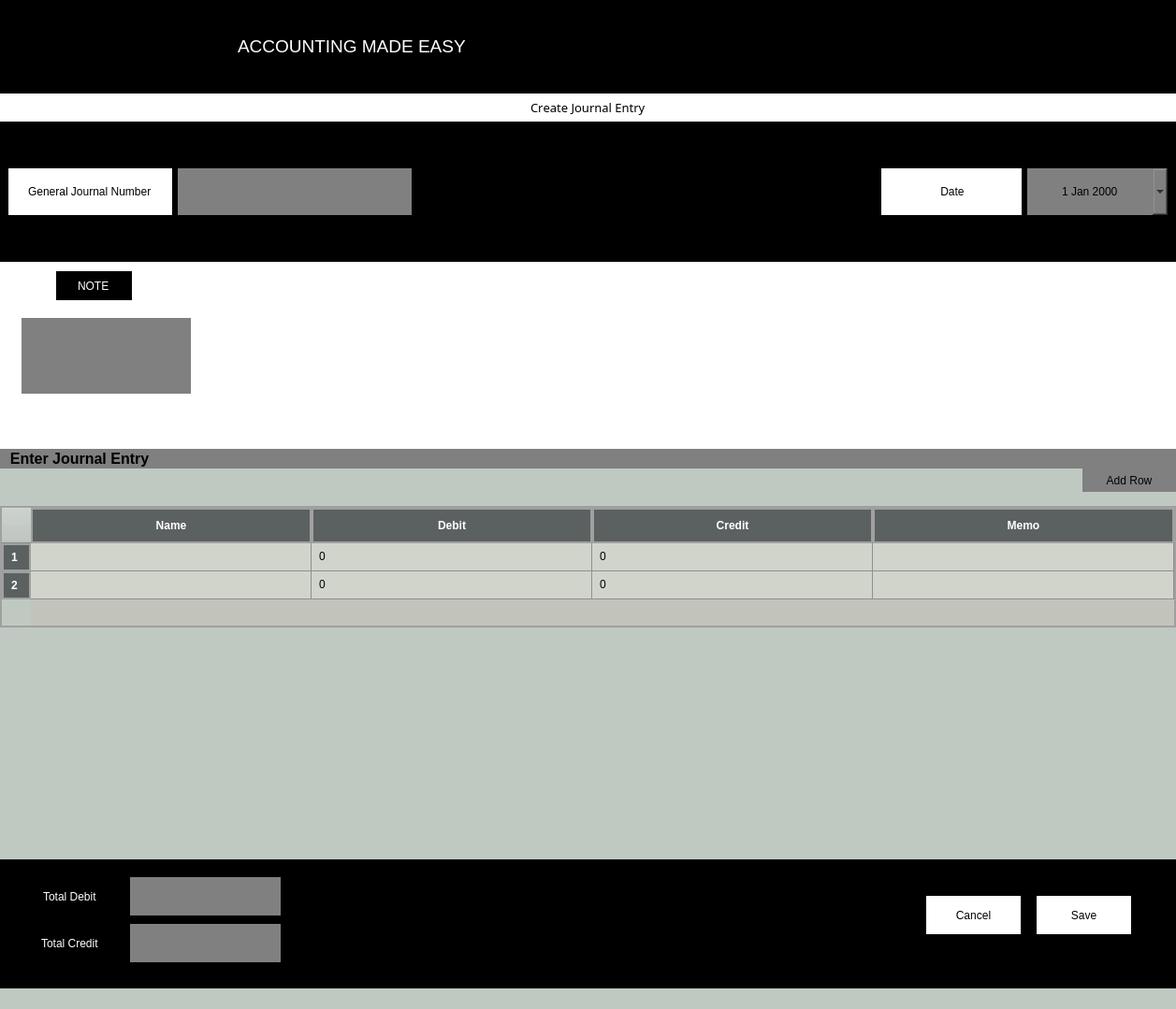
<?xml version="1.0" encoding="UTF-8"?>
<ui version="4.0">
 <class>CreateJournal</class>
 <widget class="QMainWindow" name="CreateJournal">
  <property name="geometry">
   <rect>
    <x>0</x>
    <y>0</y>
    <width>1257</width>
    <height>1079</height>
   </rect>
  </property>
  <property name="windowTitle">
   <string>MainWindow</string>
  </property>
  <property name="styleSheet">
   <string notr="true">background-color:rgb(191,201,194);
border:none;
</string>
  </property>
  <widget class="QWidget" name="centralwidget">
   <layout class="QVBoxLayout" name="verticalLayout">
    <property name="spacing">
     <number>0</number>
    </property>
    <property name="leftMargin">
     <number>0</number>
    </property>
    <property name="topMargin">
     <number>0</number>
    </property>
    <property name="rightMargin">
     <number>0</number>
    </property>
    <property name="bottomMargin">
     <number>0</number>
    </property>
    <item>
     <widget class="QStackedWidget" name="UpperLogoBar">
      <property name="minimumSize">
       <size>
        <width>0</width>
        <height>100</height>
       </size>
      </property>
      <property name="maximumSize">
       <size>
        <width>16777215</width>
        <height>100</height>
       </size>
      </property>
      <property name="styleSheet">
       <string notr="true">background-color:black;</string>
      </property>
      <property name="frameShape">
       <enum>QFrame::StyledPanel</enum>
      </property>
      <property name="frameShadow">
       <enum>QFrame::Raised</enum>
      </property>
      <widget class="QWidget" name="LogoStack">
       <property name="minimumSize">
        <size>
         <width>0</width>
         <height>100</height>
        </size>
       </property>
       <property name="maximumSize">
        <size>
         <width>16777215</width>
         <height>100</height>
        </size>
       </property>
       <widget class="QTextEdit" name="Motto">
        <property name="geometry">
         <rect>
          <x>250</x>
          <y>20</y>
          <width>914</width>
          <height>80</height>
         </rect>
        </property>
        <property name="cursor" stdset="0">
         <cursorShape>IBeamCursor</cursorShape>
        </property>
        <property name="styleSheet">
         <string notr="true">margin-bottom:3px;
color:white;</string>
        </property>
        <property name="readOnly">
         <bool>true</bool>
        </property>
        <property name="html">
         <string>&lt;!DOCTYPE HTML PUBLIC &quot;-//W3C//DTD HTML 4.0//EN&quot; &quot;http://www.w3.org/TR/REC-html40/strict.dtd&quot;&gt;
&lt;html&gt;&lt;head&gt;&lt;meta name=&quot;qrichtext&quot; content=&quot;1&quot; /&gt;&lt;meta charset=&quot;utf-8&quot; /&gt;&lt;style type=&quot;text/css&quot;&gt;
p, li { white-space: pre-wrap; }
hr { height: 1px; border-width: 0; }
li.unchecked::marker { content: &quot;\2610&quot;; }
li.checked::marker { content: &quot;\2612&quot;; }
&lt;/style&gt;&lt;/head&gt;&lt;body style=&quot; font-family:'Segoe UI'; font-size:9pt; font-weight:400; font-style:normal;&quot;&gt;
&lt;p style=&quot;-qt-paragraph-type:empty; margin-top:0px; margin-bottom:0px; margin-left:0px; margin-right:0px; -qt-block-indent:0; text-indent:0px; font-family:'Sans Serif';&quot;&gt;&lt;br /&gt;&lt;/p&gt;
&lt;p style=&quot; margin-top:0px; margin-bottom:0px; margin-left:0px; margin-right:0px; -qt-block-indent:0; text-indent:0px;&quot;&gt;&lt;span style=&quot; font-family:'Sans Serif'; font-size:14pt;&quot;&gt;ACCOUNTING MADE EASY&lt;/span&gt;&lt;/p&gt;&lt;/body&gt;&lt;/html&gt;</string>
        </property>
       </widget>
       <widget class="QPushButton" name="pushButton_3">
        <property name="geometry">
         <rect>
          <x>0</x>
          <y>10</y>
          <width>300</width>
          <height>100</height>
         </rect>
        </property>
        <property name="minimumSize">
         <size>
          <width>300</width>
          <height>100</height>
         </size>
        </property>
        <property name="cursor">
         <cursorShape>PointingHandCursor</cursorShape>
        </property>
        <property name="text">
         <string>PushButton</string>
        </property>
        <property name="icon">
         <iconset>
          <activeon>:/images/AppLogo.png</activeon>
         </iconset>
        </property>
        <property name="iconSize">
         <size>
          <width>300</width>
          <height>100</height>
         </size>
        </property>
       </widget>
       <zorder>pushButton_3</zorder>
       <zorder>Motto</zorder>
      </widget>
     </widget>
    </item>
    <item>
     <widget class="QLineEdit" name="lineEdit">
      <property name="minimumSize">
       <size>
        <width>700</width>
        <height>30</height>
       </size>
      </property>
      <property name="font">
       <font>
        <family>Segoe UI Black</family>
        <pointsize>10</pointsize>
        <italic>false</italic>
        <kerning>false</kerning>
       </font>
      </property>
      <property name="styleSheet">
       <string notr="true">background-color:white;
color:black;

font: 900 10pt &quot;Segoe UI Black&quot;;
</string>
      </property>
      <property name="text">
       <string>Create Journal Entry</string>
      </property>
      <property name="alignment">
       <set>Qt::AlignCenter</set>
      </property>
     </widget>
    </item>
    <item>
     <widget class="QFrame" name="frame">
      <property name="minimumSize">
       <size>
        <width>600</width>
        <height>150</height>
       </size>
      </property>
      <property name="styleSheet">
       <string notr="true">background-color:black;


</string>
      </property>
      <property name="frameShape">
       <enum>QFrame::StyledPanel</enum>
      </property>
      <property name="frameShadow">
       <enum>QFrame::Raised</enum>
      </property>
      <layout class="QHBoxLayout" name="horizontalLayout">
       <item>
        <widget class="QLineEdit" name="lineEdit_2">
         <property name="minimumSize">
          <size>
           <width>100</width>
           <height>50</height>
          </size>
         </property>
         <property name="maximumSize">
          <size>
           <width>175</width>
           <height>16777215</height>
          </size>
         </property>
         <property name="styleSheet">
          <string notr="true">background-color:white;
color:black;
font: 900 9pt &quot;Segoe UI Black&quot;;</string>
         </property>
         <property name="text">
          <string>General Journal Number</string>
         </property>
         <property name="alignment">
          <set>Qt::AlignCenter</set>
         </property>
        </widget>
       </item>
       <item>
        <widget class="QLineEdit" name="ReadJournalNo">
         <property name="minimumSize">
          <size>
           <width>150</width>
           <height>50</height>
          </size>
         </property>
         <property name="maximumSize">
          <size>
           <width>250</width>
           <height>16777215</height>
          </size>
         </property>
         <property name="styleSheet">
          <string notr="true">background-color:gray;
color:black;
font: 900 9pt &quot;Segoe UI Black&quot;;</string>
         </property>
        </widget>
       </item>
       <item>
        <spacer name="horizontalSpacer">
         <property name="orientation">
          <enum>Qt::Horizontal</enum>
         </property>
         <property name="sizeHint" stdset="0">
          <size>
           <width>40</width>
           <height>20</height>
          </size>
         </property>
        </spacer>
       </item>
       <item>
        <widget class="QLineEdit" name="lineEdit_4">
         <property name="minimumSize">
          <size>
           <width>150</width>
           <height>50</height>
          </size>
         </property>
         <property name="maximumSize">
          <size>
           <width>150</width>
           <height>16777215</height>
          </size>
         </property>
         <property name="styleSheet">
          <string notr="true">background-color:white;
color:black;
font: 900 9pt &quot;Segoe UI Black&quot;;</string>
         </property>
         <property name="text">
          <string> Date</string>
         </property>
         <property name="alignment">
          <set>Qt::AlignCenter</set>
         </property>
        </widget>
       </item>
       <item>
        <widget class="QDateEdit" name="ReadDate">
         <property name="minimumSize">
          <size>
           <width>150</width>
           <height>50</height>
          </size>
         </property>
         <property name="maximumSize">
          <size>
           <width>150</width>
           <height>16777215</height>
          </size>
         </property>
         <property name="styleSheet">
          <string notr="true">background-color:gray;
color:black;
font: 900 9pt &quot;Segoe UI Black&quot;;</string>
         </property>
         <property name="wrapping">
          <bool>false</bool>
         </property>
         <property name="alignment">
          <set>Qt::AlignCenter</set>
         </property>
         <property name="calendarPopup">
          <bool>true</bool>
         </property>
        </widget>
       </item>
      </layout>
     </widget>
    </item>
    <item>
     <widget class="QFrame" name="frame_2">
      <property name="minimumSize">
       <size>
        <width>500</width>
        <height>200</height>
       </size>
      </property>
      <property name="styleSheet">
       <string notr="true">background-color:white;



</string>
      </property>
      <property name="frameShape">
       <enum>QFrame::StyledPanel</enum>
      </property>
      <property name="frameShadow">
       <enum>QFrame::Raised</enum>
      </property>
      <widget class="QLineEdit" name="lineEdit_6">
       <property name="geometry">
        <rect>
         <x>60</x>
         <y>10</y>
         <width>81</width>
         <height>31</height>
        </rect>
       </property>
       <property name="styleSheet">
        <string notr="true">background-color:black;
color:white;
font: 900 9pt &quot;Segoe UI Black&quot;;</string>
       </property>
       <property name="text">
        <string>NOTE</string>
       </property>
       <property name="alignment">
        <set>Qt::AlignCenter</set>
       </property>
      </widget>
      <widget class="QTextEdit" name="ReadDescription">
       <property name="geometry">
        <rect>
         <x>23</x>
         <y>60</y>
         <width>181</width>
         <height>81</height>
        </rect>
       </property>
       <property name="font">
        <font>
         <family>Arial Black</family>
         <pointsize>13</pointsize>
        </font>
       </property>
       <property name="styleSheet">
        <string notr="true">background-color:gray;
color:black;</string>
       </property>
       <property name="html">
        <string>&lt;!DOCTYPE HTML PUBLIC &quot;-//W3C//DTD HTML 4.0//EN&quot; &quot;http://www.w3.org/TR/REC-html40/strict.dtd&quot;&gt;
&lt;html&gt;&lt;head&gt;&lt;meta name=&quot;qrichtext&quot; content=&quot;1&quot; /&gt;&lt;meta charset=&quot;utf-8&quot; /&gt;&lt;style type=&quot;text/css&quot;&gt;
p, li { white-space: pre-wrap; }
hr { height: 1px; border-width: 0; }
li.unchecked::marker { content: &quot;\2610&quot;; }
li.checked::marker { content: &quot;\2612&quot;; }
&lt;/style&gt;&lt;/head&gt;&lt;body style=&quot; font-family:'Arial Black'; font-size:13pt; font-weight:400; font-style:normal;&quot;&gt;
&lt;p style=&quot;-qt-paragraph-type:empty; margin-top:0px; margin-bottom:0px; margin-left:0px; margin-right:0px; -qt-block-indent:0; text-indent:0px;&quot;&gt;&lt;br /&gt;&lt;/p&gt;&lt;/body&gt;&lt;/html&gt;</string>
       </property>
      </widget>
     </widget>
    </item>
    <item>
     <widget class="QLineEdit" name="lineEdit_12">
      <property name="font">
       <font>
        <pointsize>12</pointsize>
        <bold>true</bold>
       </font>
      </property>
      <property name="styleSheet">
       <string notr="true">background-color:grey;
</string>
      </property>
      <property name="text">
       <string>  Enter Journal Entry</string>
      </property>
      <property name="alignment">
       <set>Qt::AlignLeading|Qt::AlignLeft|Qt::AlignVCenter</set>
      </property>
     </widget>
    </item>
    <item alignment="Qt::AlignRight">
     <widget class="QPushButton" name="AddRow">
      <property name="minimumSize">
       <size>
        <width>100</width>
        <height>25</height>
       </size>
      </property>
      <property name="styleSheet">
       <string notr="true">background-color:gray;
color:black;</string>
      </property>
      <property name="text">
       <string>Add Row</string>
      </property>
     </widget>
    </item>
    <item>
     <widget class="QTableWidget" name="JournalTable">
      <property name="minimumSize">
       <size>
        <width>0</width>
        <height>130</height>
       </size>
      </property>
      <property name="maximumSize">
       <size>
        <width>16777215</width>
        <height>100</height>
       </size>
      </property>
      <property name="styleSheet">
       <string notr="true">QTableWidget {
    background-color: rgb(194,196,188);     /* Background color of the table */
    gridline-color: #8F8F8F;        /* Gridline color */
    border: 2px solid #A0A0A0;      /* Border around the table */
}

QHeaderView::section {
    background-color: rgb(91,97,97); 
color:white;     /* Header background color */
    padding: 8px;                   /* Header padding */
    font-weight: bold;              /* Header font */
    border: 2px solid #A0A0A0;      /* Border around headers */
}

QTableWidget::item {
    padding: 5px;                   /* Padding for cells */
    background-color: rgb(209,212,203);      /* Default background color for cells */
}

QTableWidget::item:alternate {
    background-color: rgb(233,245,201);      /* Alternating row color */
}

QTableWidget::item:selected {
    background-color: #A0A0FF;      /* Background color when a cell is selected */
    color: white;                   /* Text color when a cell is selected */
}

QTableWidget QScrollBar:vertical {
    background: #F5F5F5;            /* Vertical scrollbar background */
    width: 15px;                    /* Scrollbar width */
}

QTableWidget QScrollBar::handle:vertical {
    background: #B0B0B0;            /* Vertical scrollbar handle color */
    border-radius: 4px;             /* Rounded scrollbar handle */
}
</string>
      </property>
      <property name="rowCount">
       <number>2</number>
      </property>
      <attribute name="horizontalHeaderDefaultSectionSize">
       <number>300</number>
      </attribute>
      <attribute name="horizontalHeaderStretchLastSection">
       <bool>true</bool>
      </attribute>
      <row/>
      <row/>
      <column>
       <property name="text">
        <string>Name</string>
       </property>
      </column>
      <column>
       <property name="text">
        <string>Debit</string>
       </property>
      </column>
      <column>
       <property name="text">
        <string>Credit</string>
       </property>
      </column>
      <column>
       <property name="text">
        <string>Memo</string>
       </property>
      </column>
      <item row="0" column="1">
       <property name="text">
        <string>0</string>
       </property>
      </item>
      <item row="0" column="2">
       <property name="text">
        <string>0 </string>
       </property>
      </item>
      <item row="1" column="1">
       <property name="text">
        <string>0 </string>
       </property>
      </item>
      <item row="1" column="2">
       <property name="text">
        <string>0</string>
       </property>
      </item>
     </widget>
    </item>
    <item>
     <spacer name="verticalSpacer">
      <property name="orientation">
       <enum>Qt::Vertical</enum>
      </property>
      <property name="sizeHint" stdset="0">
       <size>
        <width>20</width>
        <height>40</height>
       </size>
      </property>
     </spacer>
    </item>
    <item>
     <widget class="QFrame" name="frame_3">
      <property name="minimumSize">
       <size>
        <width>320</width>
        <height>120</height>
       </size>
      </property>
      <property name="maximumSize">
       <size>
        <width>16777215</width>
        <height>150</height>
       </size>
      </property>
      <property name="styleSheet">
       <string notr="true">background-color:black;



</string>
      </property>
      <property name="frameShape">
       <enum>QFrame::StyledPanel</enum>
      </property>
      <property name="frameShadow">
       <enum>QFrame::Raised</enum>
      </property>
      <layout class="QHBoxLayout" name="horizontalLayout_2">
       <item>
        <widget class="QFrame" name="frame_5">
         <property name="minimumSize">
          <size>
           <width>200</width>
           <height>120</height>
          </size>
         </property>
         <property name="styleSheet">
          <string notr="true">
</string>
         </property>
         <property name="frameShape">
          <enum>QFrame::StyledPanel</enum>
         </property>
         <property name="frameShadow">
          <enum>QFrame::Raised</enum>
         </property>
         <widget class="QLineEdit" name="TotalDebit">
          <property name="geometry">
           <rect>
            <x>130</x>
            <y>10</y>
            <width>161</width>
            <height>41</height>
           </rect>
          </property>
          <property name="styleSheet">
           <string notr="true">background-color:gray;
color:black;
font: 900 9pt &quot;Segoe UI Black&quot;;</string>
          </property>
         </widget>
         <widget class="QLineEdit" name="lineEdit_8">
          <property name="geometry">
           <rect>
            <x>10</x>
            <y>10</y>
            <width>113</width>
            <height>41</height>
           </rect>
          </property>
          <property name="styleSheet">
           <string notr="true">background-color:black;
color:white;
font: 900 9pt &quot;Segoe UI Black&quot;;</string>
          </property>
          <property name="text">
           <string>Total Debit</string>
          </property>
          <property name="alignment">
           <set>Qt::AlignCenter</set>
          </property>
         </widget>
         <widget class="QLineEdit" name="TotalCredit">
          <property name="geometry">
           <rect>
            <x>130</x>
            <y>60</y>
            <width>161</width>
            <height>41</height>
           </rect>
          </property>
          <property name="styleSheet">
           <string notr="true">background-color:gray;
color:black;
font: 900 9pt &quot;Segoe UI Black&quot;;</string>
          </property>
         </widget>
         <widget class="QLineEdit" name="lineEdit_10">
          <property name="geometry">
           <rect>
            <x>10</x>
            <y>60</y>
            <width>113</width>
            <height>41</height>
           </rect>
          </property>
          <property name="styleSheet">
           <string notr="true">background-color:black;
color:white;
font: 900 9pt &quot;Segoe UI Black&quot;;</string>
          </property>
          <property name="text">
           <string>Total Credit</string>
          </property>
          <property name="alignment">
           <set>Qt::AlignCenter</set>
          </property>
         </widget>
        </widget>
       </item>
       <item>
        <widget class="QFrame" name="frame_4">
         <property name="minimumSize">
          <size>
           <width>300</width>
           <height>70</height>
          </size>
         </property>
         <property name="maximumSize">
          <size>
           <width>300</width>
           <height>100</height>
          </size>
         </property>
         <property name="styleSheet">
          <string notr="true"/>
         </property>
         <property name="frameShape">
          <enum>QFrame::StyledPanel</enum>
         </property>
         <property name="frameShadow">
          <enum>QFrame::Raised</enum>
         </property>
         <widget class="QPushButton" name="Cancel">
          <property name="geometry">
           <rect>
            <x>42</x>
            <y>20</y>
            <width>101</width>
            <height>41</height>
           </rect>
          </property>
          <property name="styleSheet">
           <string notr="true">background-color:white;

color:black;
font: 900 9pt &quot;Segoe UI Black&quot;;</string>
          </property>
          <property name="text">
           <string>Cancel</string>
          </property>
         </widget>
         <widget class="QPushButton" name="Save">
          <property name="geometry">
           <rect>
            <x>160</x>
            <y>20</y>
            <width>101</width>
            <height>41</height>
           </rect>
          </property>
          <property name="styleSheet">
           <string notr="true">background-color:white;

color:black;
font: 900 9pt &quot;Segoe UI Black&quot;;</string>
          </property>
          <property name="text">
           <string>Save</string>
          </property>
         </widget>
        </widget>
       </item>
      </layout>
     </widget>
    </item>
   </layout>
  </widget>
  <widget class="QStatusBar" name="statusbar"/>
 </widget>
 <resources/>
 <connections/>
</ui>
